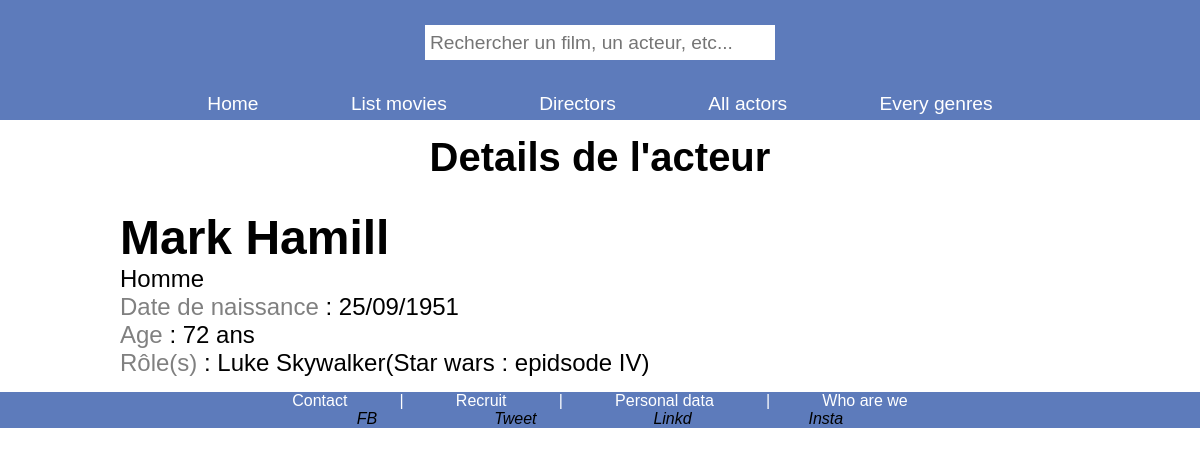
Before: /index.php?action=detailsActor&id=1 with the older database file.
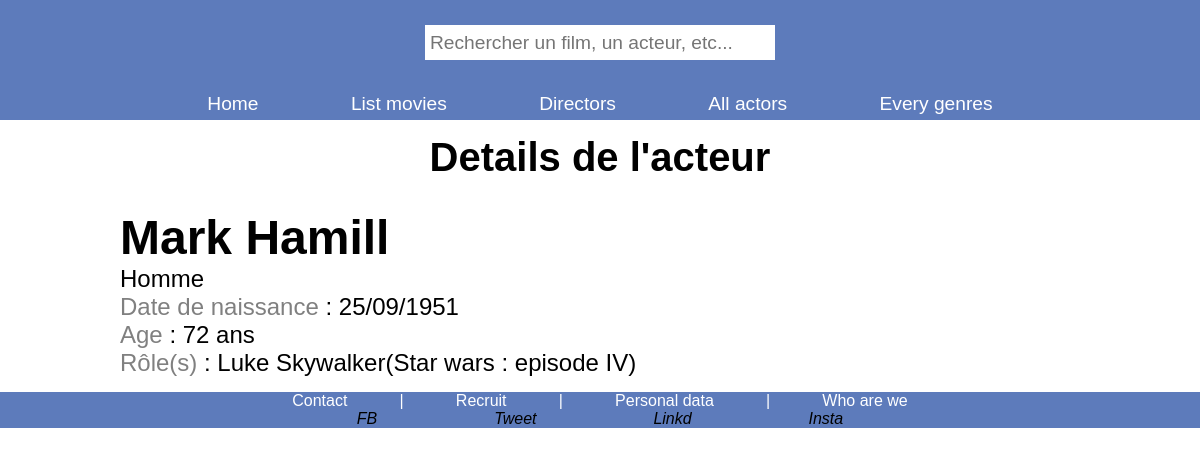
After: the same page with the newer database file.
### tables this page shows
CREATE TABLE IF NOT EXISTS `acteur` (
  `id_acteur` int NOT NULL AUTO_INCREMENT,
  `nom` varchar(255) NOT NULL,
  `prenom` varchar(255) NOT NULL,
  `sexe` varchar(255) NOT NULL,
  `dateDeNaissance` datetime NOT NULL,
  PRIMARY KEY (`id_acteur`)
);

### controller/ActorController.php (called while the page is built, shortened)
<?php
require_once "./bdd/DAO.php";
class ActorController {
    public function infosActeur($GET_id) {
        $dao = new DAO();
        $sql =
        "SELECT CONCAT(a.prenom, ' ', a.nom) AS full_name, a.sexe, DATE_FORMAT(a.dateDeNaissance, '%d/%m/%Y') AS dateNaissance, a.dateDeNaissance, group_CONCAT(' ',ro.libelle,'(',f.titre,')') AS roles, GROUP_CONCAT(f.titre) AS titreFilm
        FROM acteur a
        INNER JOIN casting c ON a.id_acteur = c.acteur_id
        INNER JOIN role ro ON c.role_id = ro.id_role
        INNER JOIN film f ON c.film_id = f.id_film
        WHERE a.id_acteur = $GET_id
        GROUP BY a.id_acteur
        ";
        $detailsActeur = $dao->executerRequete($sql);
        require "./view/actor/detailsActor.php";
    }
}
?>

### bdd/DAO.php (called while the page is built, shortened)
<?php
class DAO{
    private $bdd;
    public function __construct(){
        $this->bdd = new \PDO('mysql:host=localhost;dbname=cinema;charset=utf8', 'root', '');
    }
    public function executerRequete($sql, $params = NULL){
        if ($params == NULL){
            $resultat = $this->bdd->query($sql);
        }else{
            $resultat = $this->bdd->prepare($sql);
            $resultat->execute($params);
        }
        return $resultat;
    }
}

### view/actor/detailsActor.php (the view, shortened to what this page needs)
<h2 class="titrePage">Details de l'acteur</h2>
<?php
function showAge($dateTimeActeur) {
    $dateTimeNow = new \DateTime("now");
    $dateTimeNaissance = new \DateTime($dateTimeActeur);
    $agePersonne = date_diff($dateTimeNaissance, $dateTimeNow)->format("%Y ans");
    return $agePersonne;
}
while ($acteur = $detailsActeur->fetch()) {
    echo "<div class='blocDetailsActor'>",
            "<h3>".$acteur["full_name"]."</h3>",
            "<ul>",
                "<li>".$acteur["sexe"]."</li>",
                "<li><span>Date de naissance</span> : ".$acteur["dateNaissance"]."</li>",
                "<li><span>Age</span> : ".showAge($acteur["dateDeNaissance"])."</li>",
                "<li><span>Rôle(s)</span> : ".$acteur["roles"]."</li>",
            "</ul>",
        "</div>";
?>
<?php
}
?>
<?php
require "./view/layout.php";
?>

Changed rows visible on the page:
changed acteur "Homme": roles "Luke Skywalker(Star wars : epidsode IV)" → "Luke Skywalker(Star wars : episode IV)"
